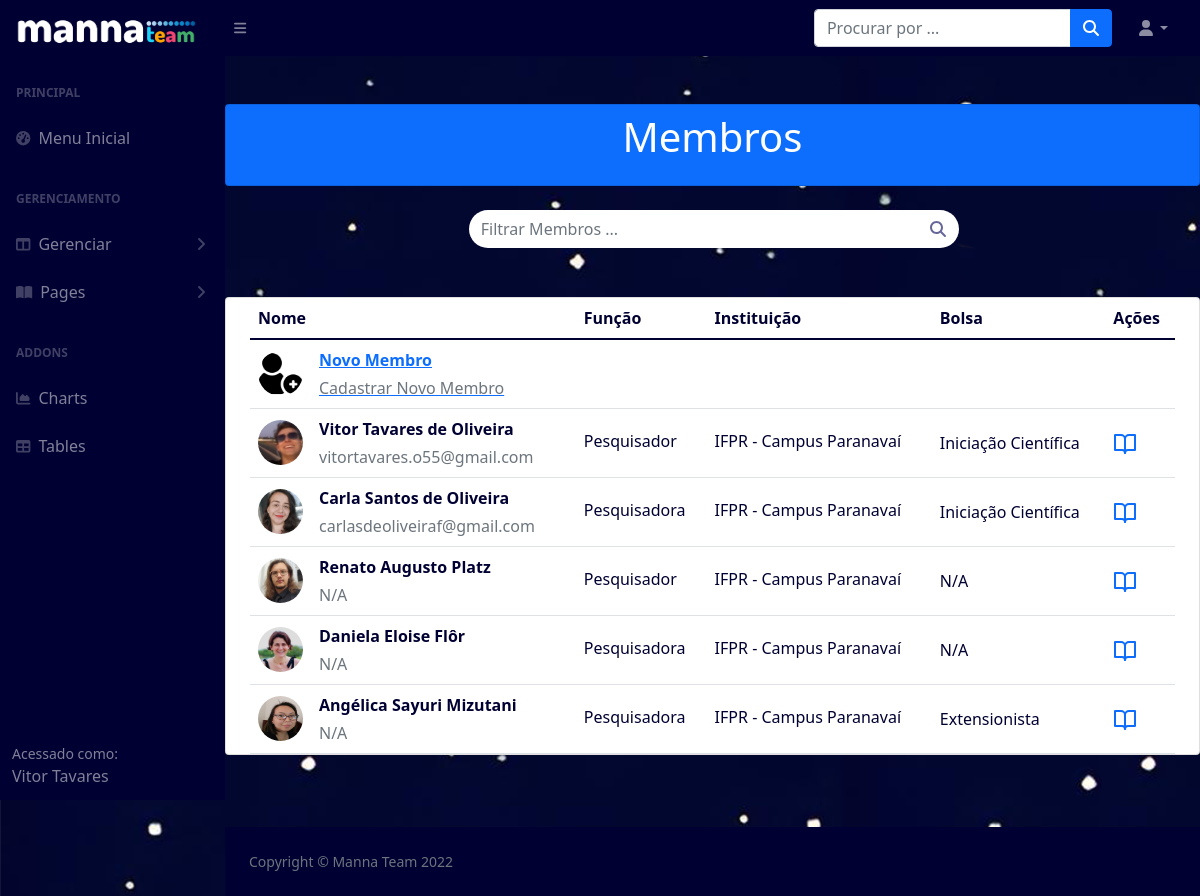
Page /membros on the committed database.
### pages/models.py (models this page shows, shortened)
class Member(models.Model):
    foto = models.ImageField('Foto', upload_to='static/uploads/photos/')
    nome = models.CharField('Nome Completo', max_length=50)
    categoria = models.CharField('Função',max_length=50)
    bolsa = models.CharField('Tipo de Bolsa', max_length=100)
    instituicao = models.CharField('Instituição', max_length=50)
    email = models.CharField('E-mail', max_length=50)
    fone = models.CharField('Celular(Sem pontuação)', max_length=50)
    git = models.CharField('Usuário Git', max_length=50)
    lattes = models.CharField('Lattes', max_length=50)
    link = models.CharField('Linkedin', max_length=50)
    insta = models.CharField('Instagram', max_length=50)
    twt = models.CharField('Twitter', max_length=50)
    face = models.CharField('Facebook', max_length=50)
    youtube = models.CharField('Youtube', max_length=50)
    cpf = models.CharField('CPF(Sem pontuação)', max_length=11, validators=[MinLengthValidator(11)])
    rg = models.CharField('RG(Sem pontuação)', max_length=50)
    sexo = models.CharField('Sexo', max_length=50)
    formacao = models.CharField('Formação', max_length=50)
    dtnasc = models.DateField('Data de Nascimento')
    endereco = models.CharField('Endereço', max_length=200)
    projeto = models.CharField('Projeto Associado', max_length=50)
    premio = models.CharField('Prêmio Associado', max_length=50)
    nomeBanco = models.CharField('Nome do Banco', max_length=50)
    numeroBanco = models.CharField('Número do Banco', max_length=50)
    numeroAgencia = models.CharField('Número da Agência', max_length=50)
    numeroConta = models.CharField('Número da Conta', max_length=50)
    termoCompromisso = models.FileField('Termo de Compromisso', upload_to='static/uploads/termos/')
    termoCiencia = models.FileField('Termo de Ciência', upload_to='static/uploads/termos/')
    planoTrabalho = models.FileField('Plano de Trabalho', upload_to='static/uploads/termos/')
    lgpd = models.FileField('LGPD', upload_to='static/uploads/termos/')
    acesso = models.CharField(max_length=50)
    ativo = models.BooleanField(default=True)

### pages/views.py (the view)
# urls.py: path('membros', MemberList.as_view(), name="membros"),
class MemberList(ListView):
	model = Member
	template_name = 'pages/member-list.html'

### pages/templates/pages/member-list.html (shortened to what this page needs)
{% extends 'pages/base.html' %}
{% load static %}
{% block content %}
<section class="pricing py-5">
<div class="container">
  <div class="row">
  <div class="card mb-4 bg-primary">
  <header class="bg-primary text-center py-2 mb-2">
    <div class="container">
      <h1 class="fw-light text-white">Membros</h1>
    </div>
  </header>
  </div>
  <div id="content">
    <form class='form-inline'>
      <div class="input-group">
        <input type='text' id='search' class="form-control search-form " placeholder="Filtrar Membros ...">
        <span class="input-group-btn" style="width:39px">
          <button id="search-this"type="button" class="pull-right btn btn-default search-btn">
              <i class="fa fa-search"></i>
          </button>
        </span>
      </div>
    </form>
  </div>
  <div class="card mb-4 bg-white">
  <div class="container">
    <div class="row">
      <table class="table align-middle mb-0 bg-white">
        <thead class="bg-white">
          <tr>
            <th>Nome</th>
            <th>Função</th>
            <th>Instituição</th>
            <th>Bolsa</th>
            <th>Ações</th>
          </tr>
        </thead>
        <tbody>
          <tr>
            <td>
              <div class="d-flex align-items-center">
                <img
                    src="{% static 'img/plus.png' %}"
                    alt=""
                    style="width: 45px; height: 45px"
                    class="rounded-circle"
                    />
                <div class="ms-3">
                  <a href="{% url 'cadastro-membro' %}">
                  <p class="fw-bold mb-1">Novo Membro</p>
                  <p class="text-muted mb-0">Cadastrar Novo Membro</p></a>
                </div>
              </div>
            </td>
            <td>
            </td>
            <td>
            </td>
            <td></td>
            <td>
            </td>
          </tr>
          {% for member in object_list %}
          {% if member.ativo == True %}
          <tr>
            <td>
              <div class="d-flex align-items-center">
                <img
                    src="{{member.foto}}"
                    alt=""
                    style="width: 45px; height: 45px"
                    class="rounded-circle"
                    />
                <div class="ms-3">
                  <p class="fw-bold mb-1">{{member.nome}}</p>
                  <p class="text-muted mb-0">{{member.email}}</p>
                </div>
              </div>
            </td>
            <td>
              <p class="fw-normal mb-1">{{member.categoria}}</p>
            </td>
            <td>
              <p class="fw-normal mb-1">{{member.instituicao}}</p>
            </td>
            <td>{{member.bolsa}}</td>
            <td>
              <a href="{% url 'membro' member.nome %}"><h6 class="mb-0" data-feather="book-open"></h6></a>
            </td>
          </tr>
          {% endif %}
        {% endfor %}
        </tbody>
      </table>
    </div>
  </div>
</div>
 </div>
</div>
</section>
        {% endblock %}

### rows in the picture
Member: foto (picture), nome "Vitor Tavares de Oliveira", email "vitortavares.o55@gmail.com", categoria "Pesquisador", instituicao "IFPR - Campus Paranavaí", bolsa "Iniciação Científica"
Member: foto (picture), nome "Carla Santos de Oliveira", email "carlasdeoliveiraf@gmail.com", categoria "Pesquisadora", instituicao "IFPR - Campus Paranavaí", bolsa "Iniciação Científica"
Member: foto (picture), nome "Renato Augusto Platz", email "N/A", categoria "Pesquisador", instituicao "IFPR - Campus Paranavaí", bolsa "N/A"
Member: foto (picture), nome "Daniela Eloise Flôr", email "N/A", categoria "Pesquisadora", instituicao "IFPR - Campus Paranavaí", bolsa "N/A"
Member: foto (picture), nome "Angélica Sayuri Mizutani", email "N/A", categoria "Pesquisadora", instituicao "IFPR - Campus Paranavaí", bolsa "Extensionista"
